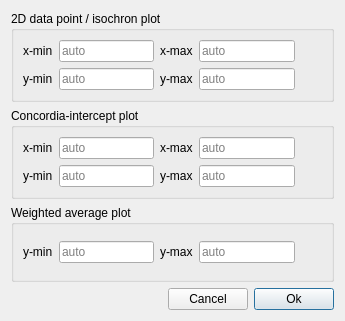
<?xml version="1.0" encoding="UTF-8"?>
<ui version="4.0">
 <class>Dialog</class>
 <widget class="QDialog" name="Dialog">
  <property name="geometry">
   <rect>
    <x>0</x>
    <y>0</y>
    <width>345</width>
    <height>321</height>
   </rect>
  </property>
  <property name="windowTitle">
   <string>Set Axis Limits</string>
  </property>
  <layout class="QVBoxLayout" name="verticalLayout">
   <item>
    <widget class="QGroupBox" name="groupBox">
     <property name="title">
      <string>2D data point / isochron plot</string>
     </property>
     <layout class="QVBoxLayout" name="verticalLayout_5">
      <item>
       <layout class="QGridLayout" name="gridLayout_2">
        <item row="0" column="0">
         <widget class="QLabel" name="label_9">
          <property name="text">
           <string>x-min</string>
          </property>
         </widget>
        </item>
        <item row="0" column="3">
         <widget class="QLineEdit" name="dpXmaxEntry">
          <property name="placeholderText">
           <string>auto</string>
          </property>
         </widget>
        </item>
        <item row="0" column="1">
         <widget class="QLineEdit" name="dpXminEntry">
          <property name="placeholderText">
           <string>auto</string>
          </property>
         </widget>
        </item>
        <item row="0" column="2">
         <widget class="QLabel" name="label_7">
          <property name="text">
           <string>x-max</string>
          </property>
         </widget>
        </item>
        <item row="0" column="4">
         <spacer name="horizontalSpacer_6">
          <property name="orientation">
           <enum>Qt::Horizontal</enum>
          </property>
          <property name="sizeHint" stdset="0">
           <size>
            <width>40</width>
            <height>20</height>
           </size>
          </property>
         </spacer>
        </item>
        <item row="1" column="0">
         <widget class="QLabel" name="label_8">
          <property name="text">
           <string>y-min</string>
          </property>
         </widget>
        </item>
        <item row="1" column="1">
         <widget class="QLineEdit" name="dpYminEntry">
          <property name="placeholderText">
           <string>auto</string>
          </property>
         </widget>
        </item>
        <item row="1" column="2">
         <widget class="QLabel" name="label_10">
          <property name="text">
           <string>y-max</string>
          </property>
         </widget>
        </item>
        <item row="1" column="3">
         <widget class="QLineEdit" name="dpYmaxEntry">
          <property name="placeholderText">
           <string>auto</string>
          </property>
         </widget>
        </item>
        <item row="1" column="4">
         <spacer name="horizontalSpacer">
          <property name="orientation">
           <enum>Qt::Horizontal</enum>
          </property>
          <property name="sizeHint" stdset="0">
           <size>
            <width>40</width>
            <height>20</height>
           </size>
          </property>
         </spacer>
        </item>
       </layout>
      </item>
     </layout>
    </widget>
   </item>
   <item>
    <widget class="QGroupBox" name="groupBox_2">
     <property name="title">
      <string>Concordia-intercept plot</string>
     </property>
     <layout class="QVBoxLayout" name="verticalLayout_6">
      <item>
       <layout class="QGridLayout" name="gridLayout">
        <item row="0" column="1">
         <widget class="QLineEdit" name="intXminEntry">
          <property name="placeholderText">
           <string>auto</string>
          </property>
         </widget>
        </item>
        <item row="0" column="4">
         <spacer name="horizontalSpacer_3">
          <property name="orientation">
           <enum>Qt::Horizontal</enum>
          </property>
          <property name="sizeHint" stdset="0">
           <size>
            <width>40</width>
            <height>20</height>
           </size>
          </property>
         </spacer>
        </item>
        <item row="1" column="4">
         <spacer name="horizontalSpacer_10">
          <property name="orientation">
           <enum>Qt::Horizontal</enum>
          </property>
          <property name="sizeHint" stdset="0">
           <size>
            <width>40</width>
            <height>20</height>
           </size>
          </property>
         </spacer>
        </item>
        <item row="0" column="2">
         <widget class="QLabel" name="label_4">
          <property name="text">
           <string>x-max</string>
          </property>
         </widget>
        </item>
        <item row="1" column="3">
         <widget class="QLineEdit" name="intYmaxEntry">
          <property name="placeholderText">
           <string>auto</string>
          </property>
         </widget>
        </item>
        <item row="0" column="0">
         <widget class="QLabel" name="label_5">
          <property name="text">
           <string>x-min</string>
          </property>
         </widget>
        </item>
        <item row="1" column="0">
         <widget class="QLabel" name="label_3">
          <property name="text">
           <string>y-min</string>
          </property>
         </widget>
        </item>
        <item row="1" column="2">
         <widget class="QLabel" name="label_6">
          <property name="text">
           <string>y-max</string>
          </property>
         </widget>
        </item>
        <item row="0" column="3">
         <widget class="QLineEdit" name="intXmaxEntry">
          <property name="placeholderText">
           <string>auto</string>
          </property>
         </widget>
        </item>
        <item row="1" column="1">
         <widget class="QLineEdit" name="intYminEntry">
          <property name="placeholderText">
           <string>auto</string>
          </property>
         </widget>
        </item>
       </layout>
      </item>
     </layout>
    </widget>
   </item>
   <item>
    <widget class="QGroupBox" name="groupBox_3">
     <property name="title">
      <string>Weighted average plot</string>
     </property>
     <layout class="QVBoxLayout" name="verticalLayout_7">
      <item>
       <layout class="QGridLayout" name="gridLayout_4" rowstretch="0" columnstretch="0,0,0,0,0,0">
        <item row="0" column="3">
         <widget class="QLabel" name="label_14">
          <property name="text">
           <string>y-max</string>
          </property>
         </widget>
        </item>
        <item row="0" column="5">
         <spacer name="horizontalSpacer_8">
          <property name="orientation">
           <enum>Qt::Horizontal</enum>
          </property>
          <property name="sizeHint" stdset="0">
           <size>
            <width>40</width>
            <height>20</height>
           </size>
          </property>
         </spacer>
        </item>
        <item row="0" column="1">
         <widget class="QLabel" name="label_12">
          <property name="text">
           <string>y-min</string>
          </property>
         </widget>
        </item>
        <item row="0" column="4">
         <widget class="QLineEdit" name="wavYMaxEntry">
          <property name="placeholderText">
           <string>auto</string>
          </property>
         </widget>
        </item>
        <item row="0" column="2">
         <widget class="QLineEdit" name="wavYMinEntry">
          <property name="placeholderText">
           <string>auto</string>
          </property>
         </widget>
        </item>
       </layout>
      </item>
     </layout>
    </widget>
   </item>
   <item>
    <layout class="QHBoxLayout" name="horizontalLayout">
     <item>
      <spacer name="horizontalSpacer_2">
       <property name="orientation">
        <enum>Qt::Horizontal</enum>
       </property>
       <property name="sizeHint" stdset="0">
        <size>
         <width>40</width>
         <height>20</height>
        </size>
       </property>
      </spacer>
     </item>
     <item>
      <widget class="QPushButton" name="cancelButton">
       <property name="text">
        <string>Cancel</string>
       </property>
      </widget>
     </item>
     <item>
      <widget class="QPushButton" name="okButton">
       <property name="text">
        <string>Ok</string>
       </property>
       <property name="autoDefault">
        <bool>false</bool>
       </property>
       <property name="default">
        <bool>true</bool>
       </property>
      </widget>
     </item>
    </layout>
   </item>
  </layout>
 </widget>
 <tabstops>
  <tabstop>dpXminEntry</tabstop>
  <tabstop>dpXmaxEntry</tabstop>
  <tabstop>dpYminEntry</tabstop>
  <tabstop>dpYmaxEntry</tabstop>
  <tabstop>intXminEntry</tabstop>
  <tabstop>intXmaxEntry</tabstop>
  <tabstop>intYminEntry</tabstop>
  <tabstop>intYmaxEntry</tabstop>
  <tabstop>wavYMinEntry</tabstop>
  <tabstop>wavYMaxEntry</tabstop>
  <tabstop>cancelButton</tabstop>
  <tabstop>okButton</tabstop>
 </tabstops>
 <resources/>
 <connections/>
</ui>
